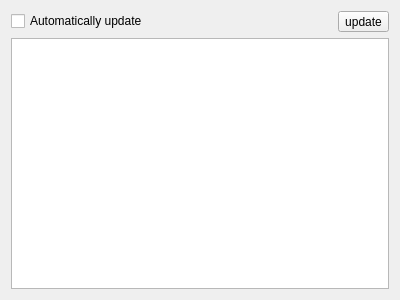
<?xml version="1.0" encoding="UTF-8"?>
<ui version="4.0">
 <class>KWRdfDocker</class>
 <widget class="QWidget" name="KWRdfDocker">
  <property name="geometry">
   <rect>
    <x>0</x>
    <y>0</y>
    <width>400</width>
    <height>300</height>
   </rect>
  </property>
  <layout class="QGridLayout" name="gridLayout">
   <item row="5" column="0">
    <widget class="KWRdfDockerTree" name="semanticView">
     <property name="dragDropMode">
      <enum>QAbstractItemView::DropOnly</enum>
     </property>
     <attribute name="headerVisible">
      <bool>false</bool>
     </attribute>
     <column>
      <property name="text">
       <string notr="true">1</string>
      </property>
     </column>
    </widget>
   </item>
   <item row="1" column="0">
    <layout class="QHBoxLayout" name="horizontalLayout">
     <item>
      <widget class="QCheckBox" name="autoRefresh">
       <property name="text">
        <string>Automatically update</string>
       </property>
      </widget>
     </item>
     <item>
      <widget class="QToolButton" name="refresh">
       <property name="text">
        <string>update</string>
       </property>
      </widget>
     </item>
    </layout>
   </item>
  </layout>
 </widget>
 <customwidgets>
  <customwidget>
   <class>KWRdfDockerTree</class>
   <extends>QTreeWidget</extends>
   <header>dockers/KWRdfDockerTree.h</header>
  </customwidget>
 </customwidgets>
 <resources/>
 <connections/>
</ui>
